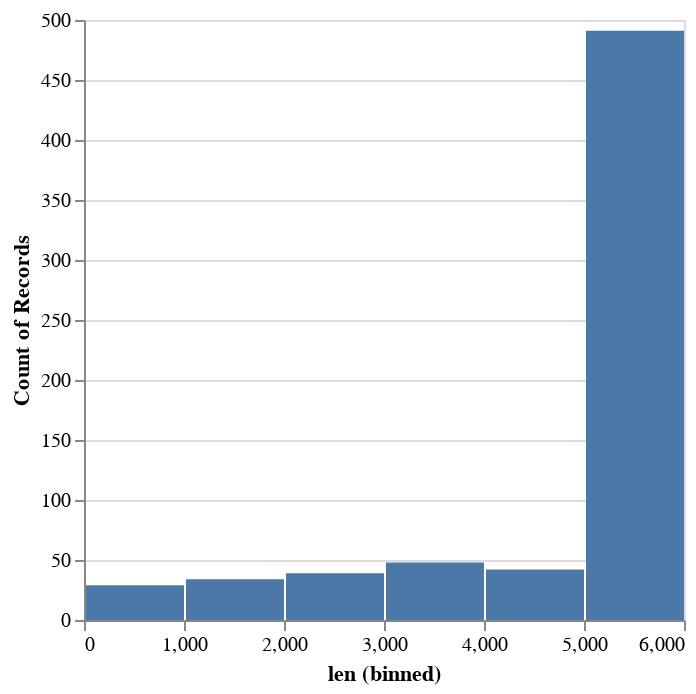

The cell this chart's notebook holds for it:
### Code cell
companies["len"].plot.hist()

### Figure 1 — Vega-Lite specification as saved in the notebook (floating-point values rounded to 4 significant figures; data arrays with more than 128 entries replaced by an {"elided": "..."} marker saying what was removed)
{"config": {"view": {"continuousWidth": 300, "continuousHeight": 300}}, "data": {"name": "data-9a0106161d812a27e75ebabe653abb53"}, "mark": {"type": "bar", "tooltip": true}, "encoding": {"x": {"bin": true, "field": "len", "type": "quantitative"}, "y": {"aggregate": "count", "type": "quantitative"}}, "params": [{"name": "param_1", "select": {"type": "interval", "encodings": ["x", "y"]}, "bind": "scales"}], "$schema": "https://vega.github.io/schema/vega-lite/v5.20.1.json", "datasets": {"data-9a0106161d812a27e75ebabe653abb53": {"elided": "683 records"}}}
